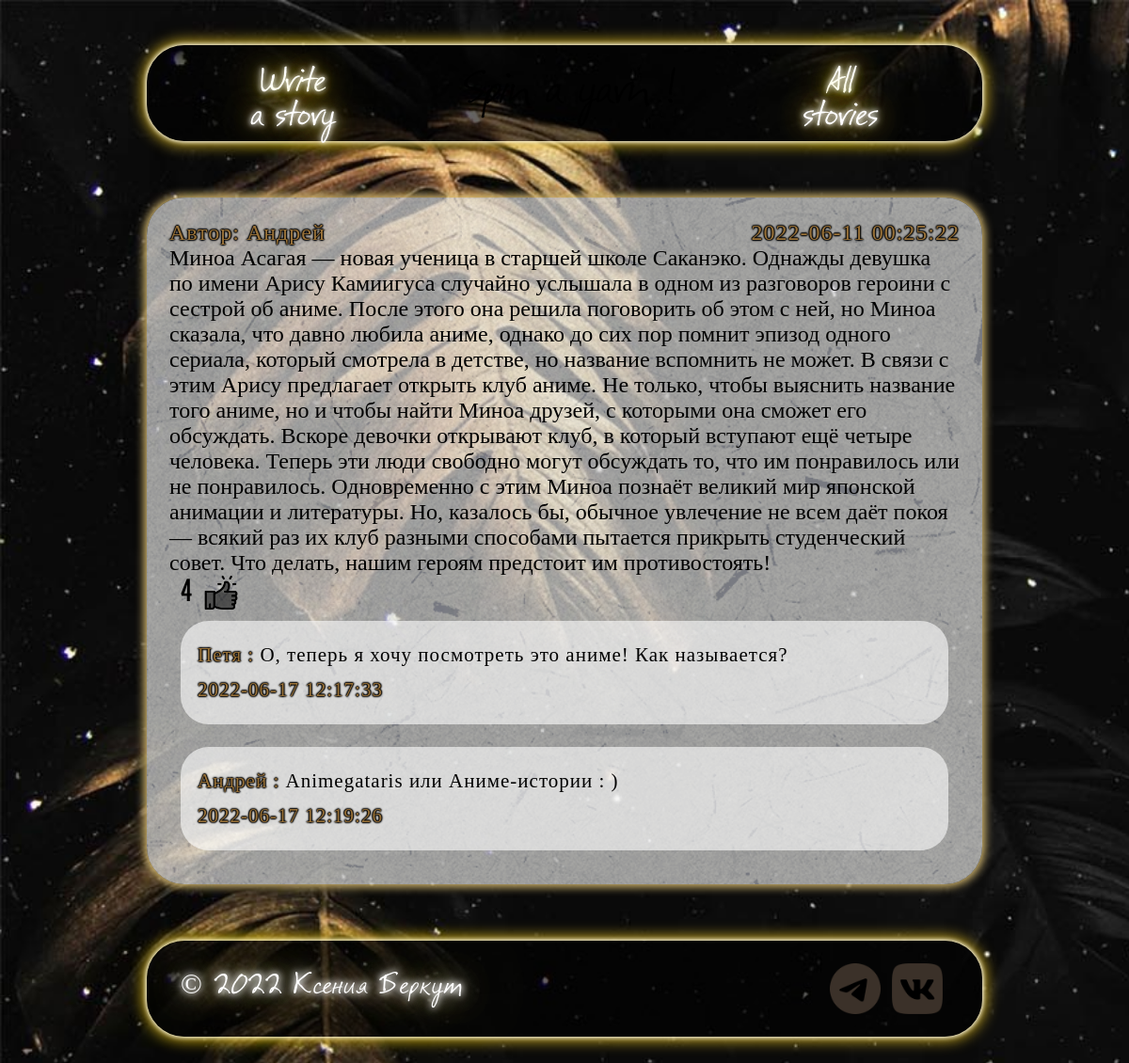
The app's page /exact_rubric/anime with its own data.
### website/models.py (models this page shows)
class Post(db.Model):
    id = db.Column(db.Integer, primary_key=True)
    text = db.Column(db.Text, nullable=False)
    date_created = db.Column(db.DateTime(timezone=True), default=func.now())
    author = db.Column(db.Integer, db.ForeignKey('user.id', ondelete="CASCADE"), nullable=False)
    rubric = db.Column(db.String, nullable=False)
    comments = db.relationship('Comment', backref='post', passive_deletes=True)
    likes = db.relationship('Like', backref='post', passive_deletes=True)

class User(db.Model, UserMixin):
    id = db.Column(db.Integer, primary_key=True)
    email = db.Column(db.String(150), unique=True)
    username = db.Column(db.String(150), unique=True)
    password = db.Column(db.String(150))
    date_created = db.Column(db.DateTime(timezone=True), default=func.now())
    posts = db.relationship('Post', backref='user', passive_deletes=True)
    comments = db.relationship('Comment', backref='user', passive_deletes=True)
    likes = db.relationship('Like', backref='user', passive_deletes=True)

class Comment(db.Model):
    id = db.Column(db.Integer, primary_key=True)
    text = db.Column(db.String(200), nullable=False)
    date_created = db.Column(db.DateTime(timezone=True), default=func.now())
    author = db.Column(db.Integer, db.ForeignKey('user.id', ondelete="CASCADE"), nullable=False)
    post_id = db.Column(db.Integer, db.ForeignKey('post.id', ondelete="CASCADE"), nullable=False)

### website/views.py (the view)
@views.route("/exact_rubric/<rubric>")
def exact_rubric(rubric):
    if rubric == 'anime':
        posts = Post.query.filter(Post.rubric == 'anime').all()
        rubric_value = 'anime'
    elif rubric == 'cyberpunk':
        posts = Post.query.filter(Post.rubric == 'cyberpunk').all()
        rubric_value = 'cyberpunk'
    elif rubric == 'history':
        posts = Post.query.filter(Post.rubric == 'history').all()
        rubric_value = 'history'
    elif rubric == 'anecdote':
        posts = Post.query.filter(Post.rubric == 'anecdote').all()
        rubric_value = 'anecdote'
    elif rubric == 'romantic':
        posts = Post.query.filter(Post.rubric == 'romantic').all()
        rubric_value = 'romantic'
    elif rubric == 'superhero':
        posts = Post.query.filter(Post.rubric == 'superhero').all()
        rubric_value = 'superhero'
    elif rubric == 'fantasy':
        posts = Post.query.filter(Post.rubric == 'fantasy').all()
        rubric_value = 'fantasy'
    else:
        flash('Упс, что-то пошло не так...', category='error')
    session['my_var'] = rubric_value
    amount = len(posts)
    if amount == 0:
       flash('На эту тематику пока что нет историй, но вы можете это исправить!', category='success')
    return render_template("exact_rubric_posts.html", user=current_user, posts=posts, rubrica=rubric_value)

### website/templates/exact_rubric_posts.html (shortened to what this page needs)
{% extends "base.html" %}
{% block content %}
{%for post in posts %}
<div class="post">
    <div class="string">
        <p>Автор: {{ post.user.username }} </p>
        <p> {{ post.date_created }} </p>
    </div>
    {{ post.text }}
    <div class="likes">
        <p id="likes-count-{{post.id}}">{{ post.likes|length }}</p>
        {% if user.id in post.likes|map(attribute="author")|list %}
        <img src="{{url_for('static', filename='css/assets/like.png')}}" class="liked" id="like-button-{{post.id}}" onclick="like( {{post.id}} )">
        {% else %}
        <img src="{{url_for('static', filename='css/assets/like.png')}}" class="unliked" id="like-button-{{post.id}}" onclick="like( {{post.id}} )">
        {% endif %}
    </div>
    {% for comment in post.comments %}
    <div class="comment">
        <div class="comment_text">
           <p>{{ comment.user.username }} : <span> {{ comment.text }} </span></p>
            <p> {{ comment.date_created }} </p>
        </div>
    </div>
    {% endfor %}
</div>
{% endfor %}
{% endblock %}

### website/static/css/style.css (style rules this page uses)
* { margin: 0; padding: 0; }
body { will-change: transform; background: url(assets/bg.jpg) no-repeat; background-size: cover; background-attachment: fixed; }
.entrance h1, p { color: #997239; letter-spacing: 1px; text-shadow: 1px 0 1.5px #000, 0 1px 1.5px #000, -1px 0 1.5px #000, 0 -1px 1.5px #000, 0 0 2px #000; }
.rules p, span { font: normal 2.5vw 'BigNoodleTitlingCyr'; color: #997239; margin: 0.75vw 0vw; letter-spacing: 1px; text-shadow: 1px 0 2px #000, 0 1px 2px #000, -1px 0 2px #000, 0 -1px 2px #000, 0 0 3px #000; }
.post { background: url(assets/bg_w.png) no-repeat; background-size: cover; width: -webkit-fill-available; height: fit-content; box-shadow: 0 0 10px 3px #d7bb71; border-radius: 40px; margin: 2vw 0vw; padding: 2vw; font: normal 2vw 'Ropa sans pro'; display: flex; flex-direction: column; }
.string { display: flex; justify-content: space-between; }
.likes { display: flex; align-items: center; }
.likes p { font: normal 2.75vw 'BigNoodleTitlingCyr'; color: #000; text-shadow: none; margin: 0vw 1vw; }
.likes img { width: 3vw; }
.comment { width: -webkit-fill-available; background-color: rgba(255, 255, 255, 0.6); border-radius: 30px; display: flex; flex-direction: column; margin: 1vw; padding: 1.5vw; font: normal 1.75vw 'Ropa sans pro'; }
.comment_text { display: flex; flex-direction: column; }
.comment p { color: #997239; margin: 0.5vw 0vw; letter-spacing: 1px; text-shadow: 1px 0 1.5px #000, 0 1px 1.5px #000, -1px 0 1.5px #000, 0 -1px 1.5px #000, 0 0 2px #000; }
.comment span { color: #000; text-shadow: none; font: normal 1.75vw 'Ropa sans pro'; }

### records on screen
Post: user.username "Андрей", date_created "2022-06-11 00:25:22", text "Миноа Асагая — новая ученица в старшей школе Саканэко. Однажды девушка по имени Арису Камиигуса случайно услышала в одном из разговоров героини с сестрой об аниме. После этого она решила поговорить об этом с ней, но Миноа сказала, что давно любила аниме, однако до сих пор помнит эпизод одного сериала, который смотрела в детстве, но название вспомнить не может. В связи с этим Арису предлагает открыть клуб аниме. Не только, чтобы выяснить название того аниме, но и чтобы найти Миноа друзей, с которыми она сможет его обсуждать. Вскоре девочки открывают клуб, в который вступают ещё четыре человека. Теперь эти люди свободно могут обсуждать то, что им понравилось или не понравилось. Одновременно с…", likes|length "4"
Comment: user.username "Петя", text "О, теперь я хочу посмотреть это аниме! Как называется?", date_created "2022-06-17 12:17:33"
Comment: user.username "Андрей", text "Animegataris или Аниме-истории : )", date_created "2022-06-17 12:19:26"
